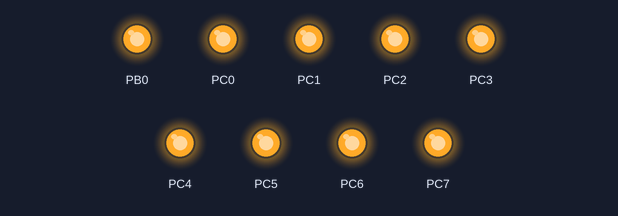
This program was run on a simulated ATmega162, CodeVisionAVR source translated, built with avr-gcc and emulated at 1 MHz. Parts: output pins drawn as LEDs (lit = HIGH).

Above: at 0.19 s.
At 2.19 s:
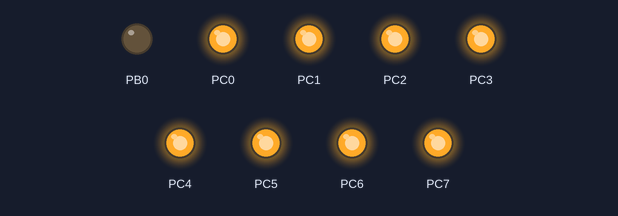
Timing chart, 0 to 3.0 s (numbered marks = the images above):
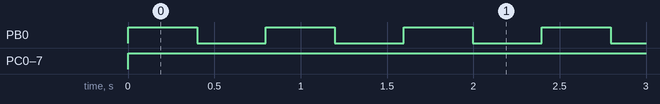

The program:

main.c
```c
// (licence header left out)
#include <mega162.h>
#include <delay.h>
// Declare your global variables here

void main(void)
{
// Declare your local variables here

// Crystal Oscillator division factor: 1
#pragma optsize-
CLKPR=0x80;
CLKPR=0x00;
#ifdef _OPTIMIZE_SIZE_
#pragma optsize+
#endif


PORTA=0x00;
DDRA=0x00;

PORTB=0x00;
DDRB=0x01;

PORTC=0xFF;
DDRC=0xFF;

PORTD=0x00;
DDRD=0x00;

PORTE=0x00;
DDRE=0x00;

// Timer/Counter 0 initialization
// Clock source: System Clock
// Clock value: Timer 0 Stopped
// Mode: Normal top=0xFF
// OC0 output: Disconnected
TCCR0=0x00;
TCNT0=0x00;
OCR0=0x00;

// Timer/Counter 1 initialization
// Clock source: System Clock
// Clock value: Timer1 Stopped
// Mode: Normal top=0xFFFF
// OC1A output: Discon.
// OC1B output: Discon.
// Noise Canceler: Off
// Input Capture on Falling Edge
// Timer1 Overflow Interrupt: Off
// Input Capture Interrupt: Off
// Compare A Match Interrupt: Off
// Compare B Match Interrupt: Off
TCCR1A=0x00;
TCCR1B=0x00;
TCNT1H=0x00;
TCNT1L=0x00;
ICR1H=0x00;
ICR1L=0x00;
OCR1AH=0x00;
OCR1AL=0x00;
OCR1BH=0x00;
OCR1BL=0x00;

// Timer/Counter 2 initialization
// Clock source: System Clock
// Clock value: Timer2 Stopped
// Mode: Normal top=0xFF
// OC2 output: Disconnected
ASSR=0x00;
TCCR2=0x00;
TCNT2=0x00;
OCR2=0x00;

// Timer/Counter 3 initialization
// Clock value: Timer3 Stopped
// Mode: Normal top=0xFFFF
// OC3A output: Discon.
// OC3B output: Discon.
// Noise Canceler: Off
// Input Capture on Falling Edge
// Timer3 Overflow Interrupt: Off
// Input Capture Interrupt: Off
// Compare A Match Interrupt: Off
// Compare B Match Interrupt: Off
TCCR3A=0x00;
TCCR3B=0x00;
TCNT3H=0x00;
TCNT3L=0x00;
ICR3H=0x00;
ICR3L=0x00;
OCR3AH=0x00;
OCR3AL=0x00;
OCR3BH=0x00;
OCR3BL=0x00;

// External Interrupt(s) initialization
// INT0: Off
// INT1: Off
// INT2: Off
// Interrupt on any change on pins PCINT0-7: Off
// Interrupt on any change on pins PCINT8-15: Off
MCUCR=0x00;
EMCUCR=0x00;

// Timer(s)/Counter(s) Interrupt(s) initialization
TIMSK=0x00;

ETIMSK=0x00;

// USART0 initialization
// USART0 disabled
UCSR0B=0x00;

// USART1 initialization
// USART1 disabled
UCSR1B=0x00;

// Analog Comparator initialization
// Analog Comparator: Off
// Analog Comparator Input Capture by Timer/Counter 1: Off
ACSR=0x80;

// SPI initialization
// SPI disabled
SPCR=0x00;

while (1)
      {
      // Place your code here
        PORTB.0 = 1;
        delay_ms(400);
        PORTB.0 = 0;
        delay_ms(400);

      }
}
```

Measured:
- by itself, PB0: alternates HIGH for 0.40 s and LOW for 0.40 s
- by itself, PC0–7: LOW → HIGH at 0.00 s
